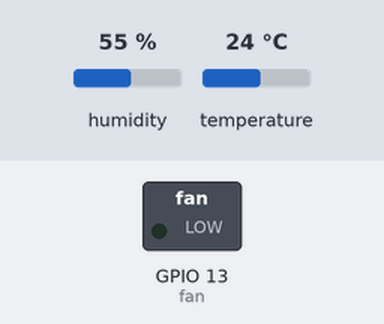
A program run on a simulated ESP32 board running MicroPython. Parts: switched loads named in the program (green lamp = pin HIGH). Inputs (shaded band) come from the test bench; at power-on: temperature 24 °C, humidity 55 %.

Above: at 1.2 s.
1.3 s: temperature set to 31 °C
3.2 s: temperature set to 34 °C
At 4.7 s:
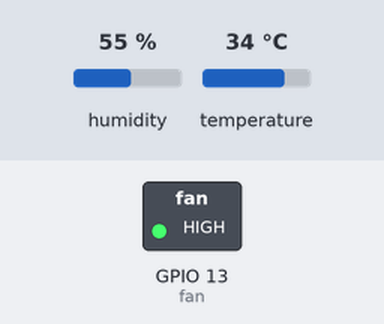
5.6 s: temperature set to 12 °C
At 6.6 s:
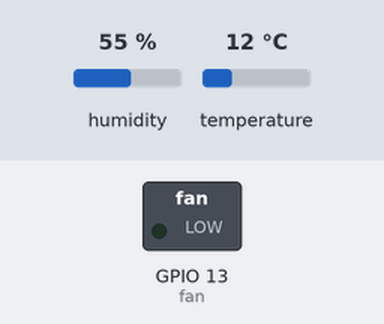
7.6 s: temperature set to 33 °C
At 8.6 s:
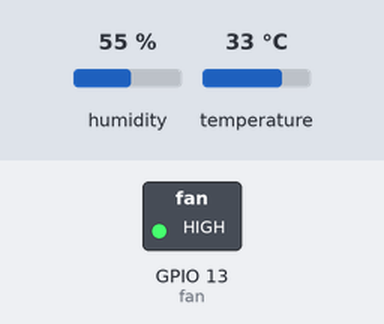
Timing chart, 0 to 10.6 s (numbered marks = the images above; inputs shaded):
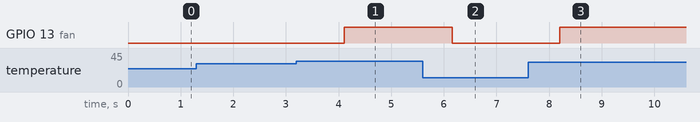

Measured:
- the behaviour switches between 32 and 33 °C on temperature (found by bisection; images 0 and 1)
- after the input at 1.3 s, every drawn part: stays the same
- after the input at 3.2 s, GPIO 13 (fan): LOW → HIGH after 0.91 s
- after the input at 5.6 s, GPIO 13 (fan): HIGH → LOW after 0.56 s
- after the input at 7.6 s, GPIO 13 (fan): LOW → HIGH after 0.60 s

The program:

dht11-temp-control-fan.py
```python
from machine import Pin
from dht import DHT11
from time import sleep

dht11 = DHT11(Pin(15))
fan = Pin(13, Pin.OUT)

while True:
    dht11.measure()
    temp = dht11.temperature()
    if temp > 32:
        fan.on()
    else:
        fan.off()
    sleep(1)
```
